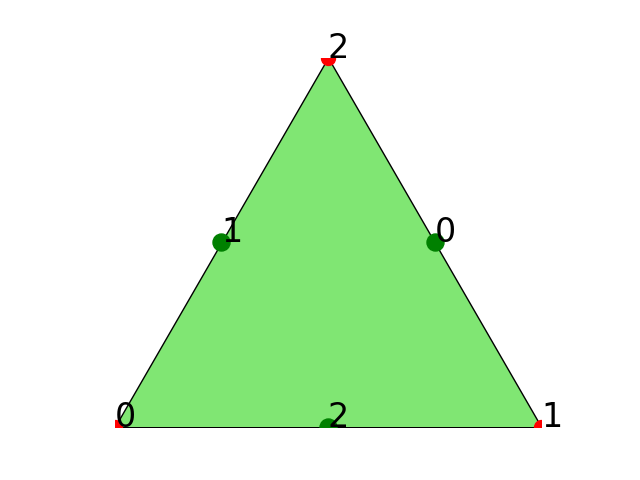

Generate this figure with Python:
import numpy as np 
from fealpy.mesh import TriangleMesh
import matplotlib.pyplot as plt

node = np.array([[0.0, 0.0],
                 [1.0, 0.0],
                 [0.5, np.sqrt(3)/2.0]], dtype=np.float)
cell = np.array([[0, 1, 2]], dtype=np.int32)

localEdge = np.array([[1, 2], [2, 0], [0, 1]], dtype=np.int32)

bc = (node[localEdge[:, 0]] + node[localEdge[:, 1]])/2.0

mesh = TriangleMesh(node, cell)
fig = plt.figure()
axes = fig.gca()
mesh.add_plot(axes)
mesh.find_node(axes, showindex=True)
#mesh.find_cell(axes, showindex=True)
mesh.find_node(axes, node=bc, index=np.array([0, 1, 2], dtype=np.int32), showindex=True, markersize=150, color='g')
plt.savefig('localedge.png')
plt.show()
